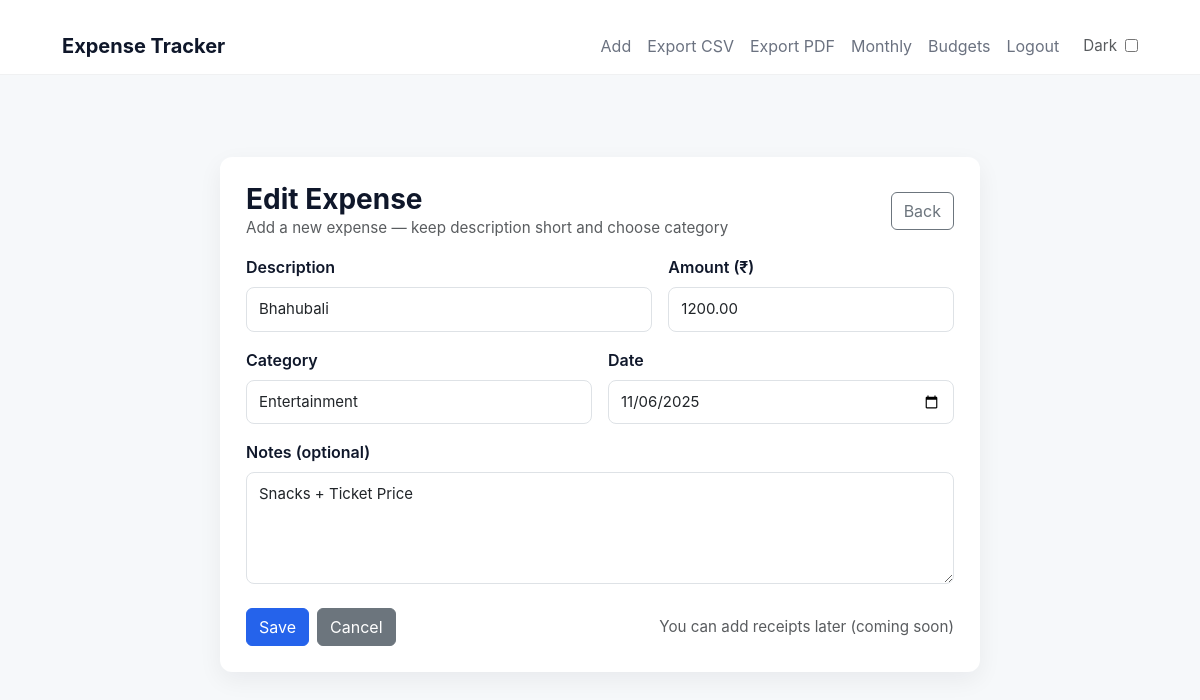
The app's page /edit/1/ (signed in) with its own data.
### expenses/models.py (models this page shows, shortened)
class Expense(models.Model):
    user = models.ForeignKey(User, on_delete=models.CASCADE, related_name="expenses")
    description = models.CharField(max_length=255)
    amount = models.DecimalField(max_digits=10, decimal_places=2)
    category = models.CharField(max_length=50, choices=CATEGORY_CHOICES, default="Other")
    date = models.DateField()
    notes = models.TextField(blank=True, null=True)
    created_at = models.DateTimeField(auto_now_add=True)
    class Meta:
        ordering = ["-date", "-created_at"]

### expenses/views.py (the view)
# urls.py: path("edit/<int:pk>/", views.edit_expense, name="edit"),
@login_required
def edit_expense(request, pk):
    exp = get_object_or_404(Expense, pk=pk, user=request.user)
    if request.method == "POST":
        form = ExpenseForm(request.POST, instance=exp, user=request.user)
        if form.is_valid():
            e = form.save(commit=False)
            if e.category == "Other" or not e.category:
                e.category = predict_category(e.description)
            e.save()
            return redirect("expenses:dashboard")
    else:
        form = ExpenseForm(instance=exp, user=request.user)
    return render(request, "expenses/expense_form.html", {"form": form, "title": "Edit Expense"})

### templates/expenses/expense_form.html (shortened to what this page needs)
{% extends "expenses/base.html" %}
{% block content %}
<div style="min-height:75vh; display:flex; align-items:center; justify-content:center; padding:40px 16px;">
  <div style="width:100%; max-width:760px;">
    <div class="card-exp" style="padding:26px;">
      <div class="d-flex justify-content-between align-items-center mb-3">
        <div>
          <h3 style="margin:0;">{{ title }}</h3>
          <div class="small text-muted">Add a new expense — keep description short and choose category</div>
        </div>
        <div class="text-end">
          <a class="btn btn-outline-secondary" href="{% url 'expenses:dashboard' %}">Back</a>
        </div>
      </div>
      <form method="post" novalidate>
        <div class="row gx-3">
          <div class="col-md-7 mb-3">
            <label class="form-label">Description</label>
            {{ form.description }}
          </div>
          <div class="col-md-5 mb-3">
            <label class="form-label">Amount (₹)</label>
            <div style="display:flex; gap:8px; align-items:center;">
              {{ form.amount }}
            </div>
          </div>
          <div class="col-md-6 mb-3">
            <label class="form-label">Category</label>
            {{ form.category }}
          </div>
          <div class="col-md-6 mb-3">
            <label class="form-label">Date</label>
            {{ form.date }}
          </div>
          <div class="col-12 mb-3">
            <label class="form-label">Notes (optional)</label>
            {{ form.notes }}
          </div>
        </div>
        <div class="d-flex gap-2 mt-2">
          <button type="submit" class="btn btn-primary">Save</button>
          <a href="{% url 'expenses:dashboard' %}" class="btn btn-secondary">Cancel</a>
          <div style="margin-left:auto" class="small text-muted align-self-center">You can add receipts later (coming soon)</div>
        </div>
      </form>
    </div>
  </div>
</div>
{% endblock %}

### static/expenses/styles.css (style rules this page uses)
:root { --bg: #f5f7fa; --card-bg: #ffffff; --text: #111; --text-muted: #777; --accent: #3b82f6; --border: #e5e7eb; }
* { box-sizing:border-box }
body { margin:0; background:var(--bg); font-family: Inter, system-ui, -apple-system, "Segoe UI", Roboto, "Helvetica Neue", Arial; color:#0f172a; -webkit-font-smoothing:antialiased; -moz-osx-font-smoothing:grayscale; line-height:1.5; }
.card-exp { background: var(--card); border-radius: var(--radius); padding: 14px; box-shadow: var(--shadow); margin-bottom: 14px; }
.btn-primary { background: var(--accent); border-color: var(--accent); }
.form-control { min-width: 160px; border-radius:8px; }
form .form-control { padding: 8px 10px; }
h3 { font-weight:700; margin-bottom:1rem; }
.text-muted { color: var(--muted); font-size:0.95rem; }
.small { font-size:0.92rem; color:var(--muted); }
:root { --bg: #f6f8fa; --card: #ffffff; --muted: #6b7280; --accent: #2563eb; --danger: #ef4444; --shadow: 0 8px 24px rgba(15,23,42,0.06); --radius: 12px; --text: #0f172a; }
body { margin:0; background:var(--bg); font-family: Inter, system-ui, -apple-system, "Segoe UI", Roboto, "Helvetica Neue", Arial; color:var(--text); -webkit-font-smoothing:antialiased; -moz-osx-font-smoothing:grayscale; line-height:1.5; }
.card-exp .form-control { padding:10px 12px; font-size:15px; }
.card-exp .form-label { font-weight:600; color:var(--text); }

### records on screen
Expense: description "Bhahubali", amount "1200.00", category "Entertainment", date "11/06/2025", notes "Snacks + Ticket Price"

### other values on screen
{{ title }} "Edit Expense"
